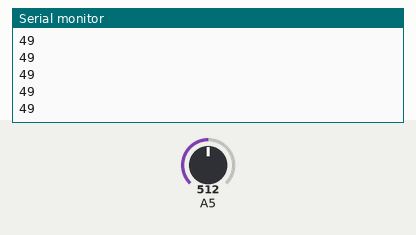
Recording of a sketch running on a simulated Arduino Uno, built with avr-gcc and run on an emulated ATmega328P. Shown: the last lines printed to the serial monitor. The test bench sets the inputs (shaded band); at power-on: A5 = 512.

Above: at 1.2 s.
1.3 s: A5 set to 716
At 1.8 s:
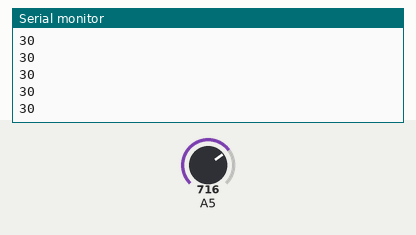
2.8 s: A5 set to 900
At 3.3 s:
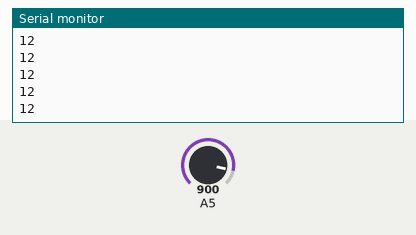
Timing chart, 0 to 5.8 s (numbered marks = the images above; inputs shaded):
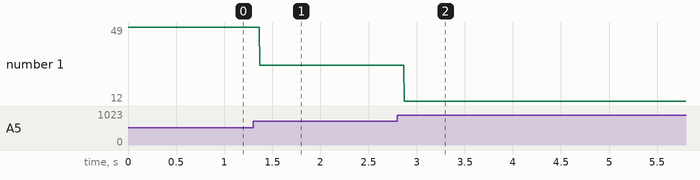

Measured:
- after the input at 1.3 s, the serial monitor: prints a new line after 0.07 s (image 1)
- after the input at 2.8 s, the serial monitor: prints a new line after 0.07 s (image 2)
- plotted number 1: 49 → 30 after the input at 1.3 s, 30 → 12 after the input at 2.8 s

The sketch:

LDR.ino
```cpp
void setup() {
  Serial.begin(9600);
}

void loop() {
  int temp = analogRead(A5);
  int v = map(temp,1023,0,0,100); //เทียบค่า analog เป็นความสว่าง 1 - 100
  Serial.println(v);
}
```
